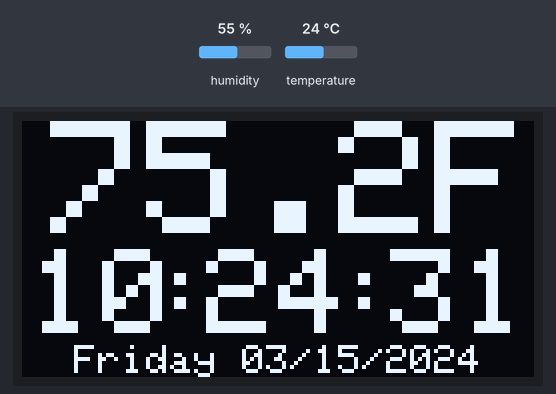
Recording of a sketch running on a simulated Arduino Mega 2560, built with avr-gcc and run on an emulated ATmega2560. Shown: 128×64 one-colour display. The inputs (shaded band) are chosen by the test bench; at power-on: temperature 24 °C, humidity 55 %. The display library's start-up logo is not drawn; the local clock reads 2024-03-15 10:24:30 at power-on unless the sketch sets it; what the sketch prints to the serial monitor is not drawn.

Above: at 1.6 s.
1.7 s: temperature set to 12 °C
At 2.6 s:
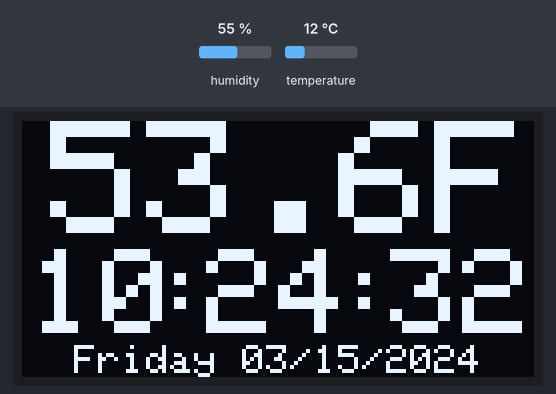
3.7 s: temperature set to 19 °C
At 5.0 s:
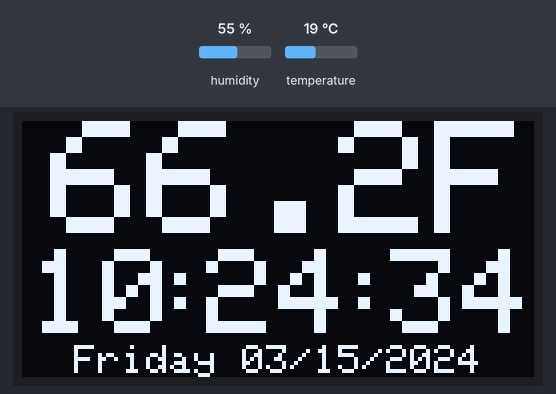
5.6 s: temperature set to 28 °C
At 6.5 s:
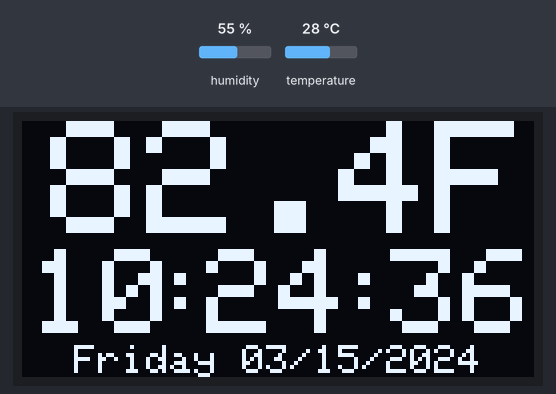
Timing chart, 0 to 8.6 s (numbered marks = the images above; inputs shaded):
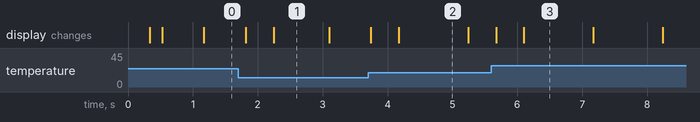

The sketch:

temp_clock_big_screen_v1.6.ino
```cpp
/***************************************************
  This is an example for the SHTC3 Humidity & Temp Sensor

  Designed specifically to work with the SHTC3 sensor from Adafruit
  ----> https://www.adafruit.com/products/4636

  These sensors use I2C to communicate, 2 pins are required to
  interface
 ****************************************************/
#include <SPI.h>
#include <Wire.h>
#include "Adafruit_SHTC3.h"
#include <Adafruit_SSD1306.h>
#include <Adafruit_GFX.h>
#include "RTClib.h"

#define SCREEN_WIDTH 128
#define SCREEN_HEIGHT 64

// Declaration for SSD1306 display connected using software SPI (default case):
#define OLED_MOSI  23
#define OLED_CLK   18
#define OLED_DC    16
#define OLED_CS     5
#define OLED_RESET 17
Adafruit_SSD1306 display(SCREEN_WIDTH, SCREEN_HEIGHT,
  OLED_MOSI, OLED_CLK, OLED_DC, OLED_RESET, OLED_CS);

RTC_DS3231 rtc;

DateTime now;

float tempf;
int posx = 2;

Adafruit_SHTC3 shtc3 = Adafruit_SHTC3();

char daysOfTheWeek[7][12] = {"Sunday", "Monday", "Tuesday", "Wednesday", "Thursday", "Friday", "Saturday"};

int daySpace(){
  //decide spacing to center bottom row based on day of week
  uint8_t dow = now.dayOfTheWeek();
  if(dow == 3) return 4;
  if(dow == 4 || dow == 6) return 7;
  if(dow == 7) return 10;
  return 13;
}

void setup() {
  if (! rtc.begin()) {
    Serial.println("Couldn't find RTC");
    Serial.flush();
    while (1) delay(10);
  }

  // For adjusting time, uncomment following 3 lines. format for timespan is (days, hours, mins, secs)
  //now = rtc.now();
  //now = now + TimeSpan(0, 0, 0, 0);
  //rtc.adjust(now);

  Serial.begin(115200);

  while (!Serial)
    delay(10);     // will pause Zero, Leonardo, etc until serial console opens

  Serial.println("SHTC3 test");
  if (! shtc3.begin()) {
    Serial.println("Couldn't find SHTC3");
    while (1) delay(1);
  }
  Serial.println("Found SHTC3 sensor");

 if(!display.begin(SSD1306_SWITCHCAPVCC)) {
    Serial.println(F("SSD1306 allocation failed"));
    for(;;); // Don't proceed, loop forever
  }

  display.display();
  delay(200);

  display.clearDisplay();
  display.drawPixel(10, 10, SSD1306_WHITE);

  display.display();
  delay(25);
  display.clearDisplay();
  display.setTextSize(1);
  display.setTextColor(WHITE);
  display.setCursor(0,0);
  display.print("Display Setup Complete");
  display.display();
  delay(75);

}


void loop() {
  sensors_event_t humidity, temp;

  shtc3.getEvent(&humidity, &temp);// populate temp and humidity objects with fresh data
  tempf = (temp.temperature * 1.8) + 32;

//  Serial.print("Temperature: "); Serial.print(tempf); Serial.println(" degrees F");
//  Serial.print("Humidity: "); Serial.print(humidity.relative_humidity); Serial.println("% rH");

  now = rtc.now();
  display.setTextSize(4);
  display.clearDisplay();
  display.setCursor(7,0);
  display.print(tempf,1);
  display.write("F");

//  display.setTextSize(2);
//  display.setCursor(20,32);
  display.setTextSize(3);
  display.setCursor(posx,32);
  if(now.hour() < 10) display.write("0");
  display.print(now.hour(), DEC);
  display.setCursor(posx + 30,32);
  display.print(":");
  display.setCursor(posx + 44,32);
  if(now.minute() < 10) display.write("0");
  display.print(now.minute(), DEC);
  display.setCursor(posx + 76,32);
  display.print(":");
  display.setCursor(posx + 90,32);
  if(now.second() < 10) display.write("0");
  display.print(now.second(), DEC);

  display.setTextSize(1);
  display.setCursor(daySpace(),56);
  display.print(daysOfTheWeek[now.dayOfTheWeek()]);
  display.print(" ");
  if(now.month() < 10) display.write("0");
  display.print(now.month());
  display.print("/");
  if(now.day() < 10) display.write("0");
  display.print(now.day());
  display.print("/");
  display.print(now.year());

  display.display();

  delay(100);
}
```

Measured:
- what the display in image 1 shows lasts 0.9 s, from 2.2 s to 3.1 s
- what the display in image 2 shows lasts 1.0 s, from 4.2 s to 5.2 s
